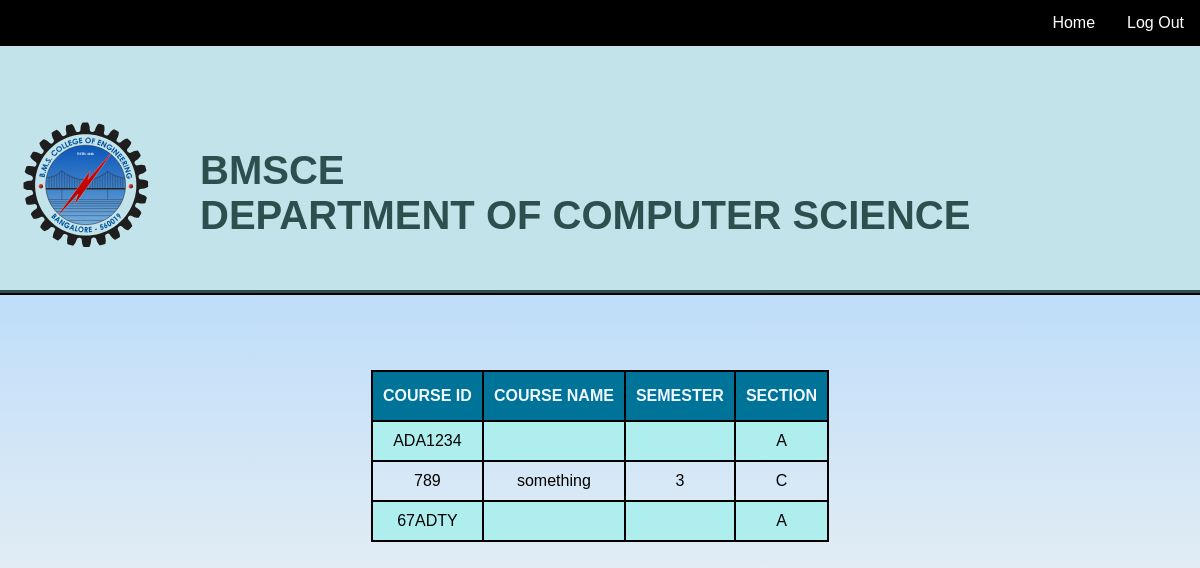
/faculty_home.php (signed in), run on the app's committed database.
### tables this page shows
CREATE TABLE `faculty` (
  `ID` varchar(10) NOT NULL,
  `NAME` varchar(25) NOT NULL,
  `Course1_ID` varchar(10) DEFAULT NULL,
  `Course1_Sec` varchar(1) DEFAULT NULL,
  `Course2_ID` varchar(10) DEFAULT NULL,
  `Course2_Sec` varchar(1) DEFAULT NULL,
  `Course3_ID` varchar(10) DEFAULT NULL,
  `Course3_Sec` varchar(1) DEFAULT NULL,
  `Password` varchar(20) NOT NULL
);

CREATE TABLE `course` (
  `CODE` varchar(10) NOT NULL,
  `NAME` varchar(25) NOT NULL,
  `SEM` int(1) NOT NULL,
  `CREDITS` int(1) NOT NULL,
  `QUIZ1` tinyint(1) NOT NULL,
  `QUIZ2` tinyint(1) NOT NULL,
  `TEST1` tinyint(1) NOT NULL,
  `TEST2` tinyint(1) NOT NULL,
  `LAB1` tinyint(1) NOT NULL,
  `LAB2` tinyint(1) NOT NULL,
  `PROJECT` tinyint(1) NOT NULL,
  `SEC_A_FAC` varchar(10) NOT NULL,
  `SEC_B_FAC` varchar(10) NOT NULL,
  `SEC_C_FAC` varchar(10) NOT NULL
);

### faculty_data.php (the view, shortened to what this page needs)
<?php
$username=$_SESSION['username'];
mysqli_select_db($conn,'wp project');
if (isset($_SESSION['logged_in'])== true) {
$query = "SELECT * FROM faculty where ID='$username';";
$result = mysqli_query($conn ,$query);
echo "<table>";
echo "<tr><th>COURSE ID</th><th>COURSE NAME</th><th>SEMESTER</th><th>SECTION</th></tr>";
$row = mysqli_fetch_array($result) ;
$x = $row['Course1_ID'];
if($row['Course1_ID']!=NULL){
    $course_query1 = "SELECT NAME , SEM FROM COURSE WHERE CODE='$x'";
    $result_1 = mysqli_query($conn ,$course_query1);
    $row1 = mysqli_fetch_array($result_1);
    echo "<tr><td>".$row['Course1_ID']."</td><td>"."<a href=faculty_marks_page.php?course=".$row['Course1_ID']."&sem=".$row1['SEM']."&sec=".$row['Course1_Sec']."> ".$row1['NAME']."</a>"."</td><td>".$row1['SEM']."</td><td>".$row['Course1_Sec']."</td></tr>";
}
$y = $row['Course2_ID'];
if($row['Course2_ID']!=NULL){
    $course_query2 = "SELECT NAME , SEM FROM COURSE WHERE CODE='$y'";
    $result_2 = mysqli_query($conn ,$course_query2);
    $row2 = mysqli_fetch_array($result_2);
   echo "<tr><td>".$row['Course2_ID']."</td><td>"."<a href=faculty_marks_page.php?course=".$row['Course2_ID']."&sem=".$row2['SEM']."&sec=".$row['Course2_Sec']."> ".$row2['NAME']."</a>"."</td><td>".$row2['SEM']."</td><td>".$row['Course2_Sec']."</td></tr>";
}
$z = $row['Course3_ID'];
if($row['Course3_ID']!=NULL){
    $course_query3 = "SELECT NAME , SEM FROM COURSE WHERE CODE='$z'";
    $result_3 = mysqli_query($conn ,$course_query3);
    $row3 = mysqli_fetch_array($result_3);
    echo "<tr><td>".$row['Course3_ID']."</td><td>"."<a href=faculty_marks_page.php?course=".$row['Course3_ID']."&sem=".$row3['SEM']."&sec=".$row['Course3_Sec']."> ".$row3['NAME']."</a>"."</td><td>".$row3['SEM']."</td><td>".$row['Course3_Sec']."</td></tr>";
}
echo "</table>";
}
else{
    header("Location: http://localhost/project/login.php");
    mysqli_close($conn);
}
?>

### design.css (style rules this page uses)
body { background : linear-gradient(#99ccff, floralwhite); font-family: sans-serif; margin: 0; z-index: -5; }
table { margin-left: auto; margin-right: auto; margin-top: 50px; border-collapse: collapse; width= 80%; }
td, th { border: 2px solid #000; padding: 10px; text-align: center; }
tr:nth-child(even) { background-color: #AFEEEE; }
th { padding-top: 15px; padding-bottom: 15px; text-align: center; background-color: #007399; color: aliceblue; }

### faculty_design.css (style rules this page uses)
a { color: black; text-decoration: none; }

### data on the page
faculty: Course1_ID "ADA1234", Course1_Sec "A", Course2_ID "789", Course2_Sec "C", Course3_ID "67ADTY", Course3_Sec "A"
course: NAME "something", SEM "3"
